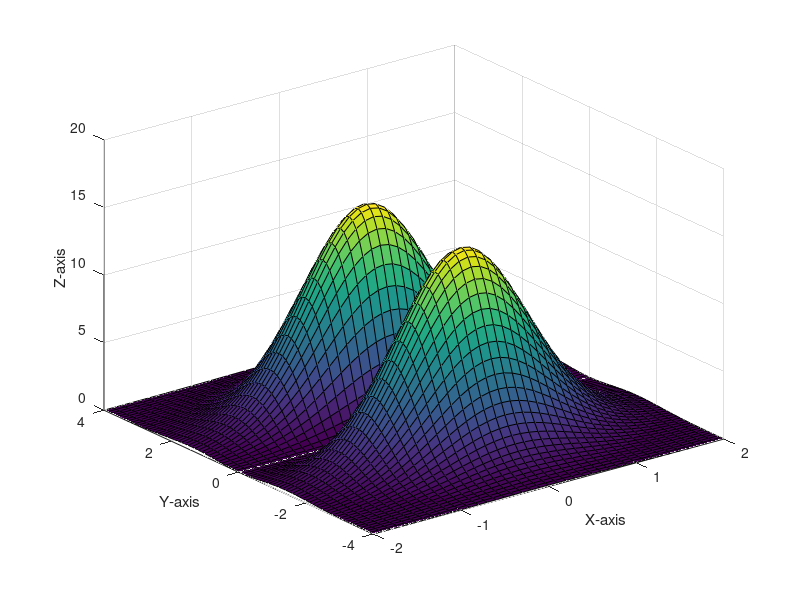

Recreate this plot in MATLAB.
[x, y] = meshgrid(-2:0.1:2, -4:0.1:4);
z = 20 * y.^2 .* exp(-x.^2 - (0.5.*y.^2));

figure;
surf(x, y, z);

xlabel('X-axis');
ylabel('Y-axis');
zlabel('Z-axis');

